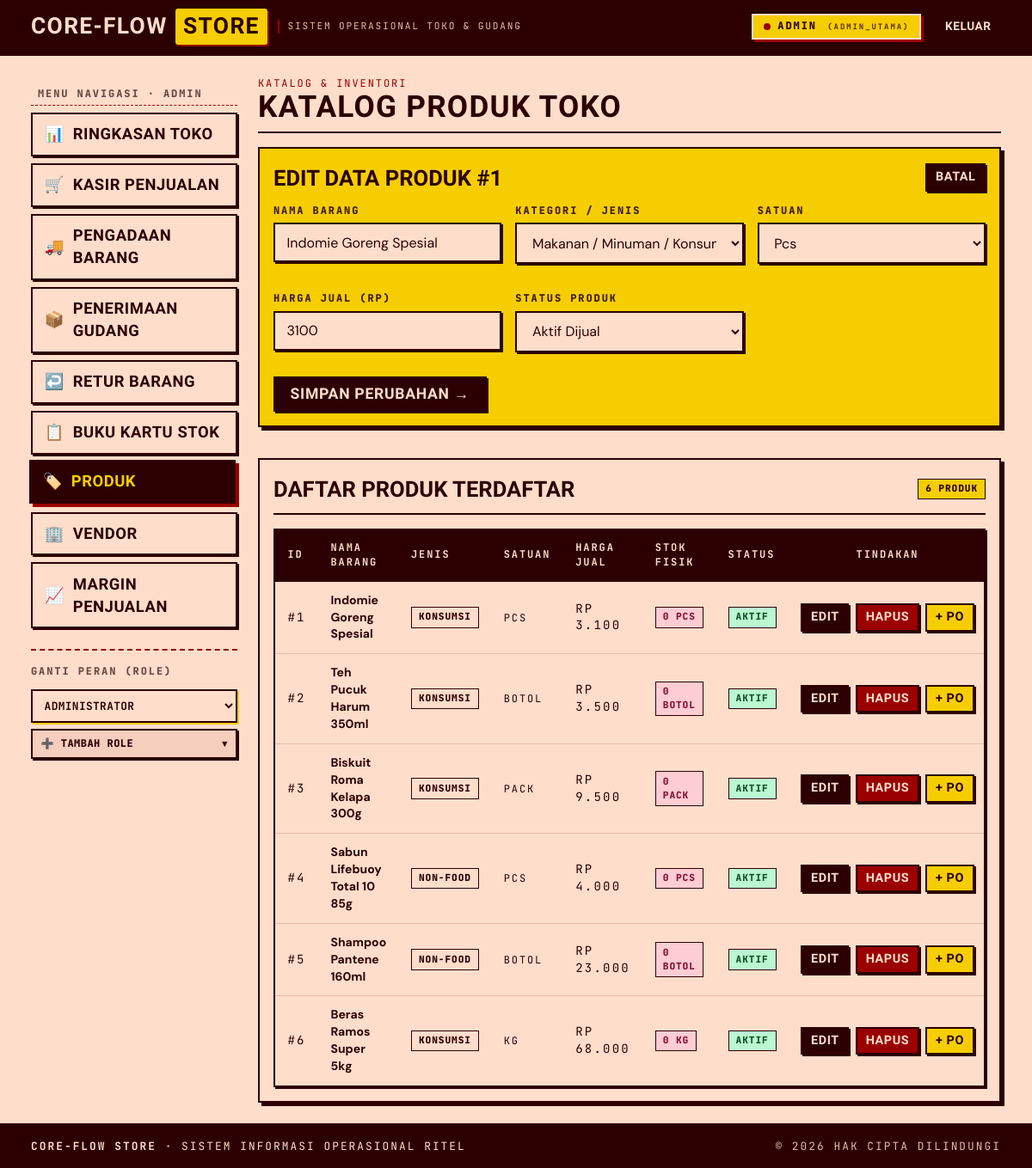
/produk.php?edit=1, run on the app's committed database.
### tables this page shows
CREATE TABLE IF NOT EXISTS barang (
    idbarang INT AUTO_INCREMENT PRIMARY KEY,
    jenis CHAR(1) NOT NULL,
    nama VARCHAR(45) NOT NULL,
    idsatuan INT NOT NULL,
    status TINYINT DEFAULT 1,
    harga INT NOT NULL,
    CONSTRAINT fk_barang_satuan FOREIGN KEY (idsatuan) REFERENCES satuan (idsatuan)
);

### config/database.php (called while the page is built, shortened)
<?php
function formatRupiah($val) {
    return 'Rp ' . number_format($val ?? 0, 0, ',', '.');
}

### produk.php (the view, shortened to what this page needs)
<?php
require_once __DIR__ . '/config/database.php';
$editItem = null;
if (isset($_GET['edit'])) {
    $editId = (int)$_GET['edit'];
    $stmtEdit = $pdo->prepare("SELECT * FROM barang WHERE idbarang = ?");
    $stmtEdit->execute([$editId]);
    $editItem = $stmtEdit->fetch();
}
include __DIR__ . '/includes/header.php';
include __DIR__ . '/includes/sidebar.php';
$satuanList = $pdo->query("SELECT id, nama, status
                          FROM v_satuan
                          ORDER BY id ASC")->fetchAll();
$barangList = $pdo->query("
    SELECT vb.id AS idbarang, vb.jenis, vb.nama, vb.`id satuan` AS idsatuan, vb.status, vb.harga,
           vs.nama AS nama_satuan,
           fn_cek_stok(vb.id) AS cur_stock
    FROM v_barang vb
    LEFT JOIN v_satuan vs ON vb.`id satuan` = vs.id
    ORDER BY vb.id ASC
")->fetchAll();
?>
<div class="c-card-header" style="margin-bottom: var(--space-md);">
  <div>
    <div class="mono" style="color: var(--color-accent-2); font-size: 0.75rem;">KATALOG &amp; INVENTORI</div>
    <h1 class="dsp" style="font-size: 2.2rem; margin: 0;">Katalog Produk Toko</h1>
  </div>
</div>
<?php if ($editItem): ?>
  <div class="c-card c-card--mustard" style="margin-bottom: var(--space-xl); border: 2px solid var(--color-ink);">
    <div style="display:flex; justify-content:space-between; align-items:center; margin-bottom:var(--space-sm);">
      <h2 class="c-card-title">Edit Data Produk #<?= $editItem['idbarang'] ?></h2>
      <a href="produk.php" class="btn btn-sm btn-secondary">Batal</a>
    </div>
    <form method="POST" action="produk.php">
      <div style="display:grid; grid-template-columns:repeat(auto-fit, minmax(200px, 1fr)); gap:var(--space-md);">
        <div class="form-group">
          <label class="form-label">Nama Barang</label>
          <input type="text" name="nama" class="form-control" value="<?= htmlspecialchars($editItem['nama']) ?>" required>
        </div>
        <div class="form-group">
          <label class="form-label">Kategori / Jenis</label>
          <select name="jenis" class="form-control" required>
            <option value="M" <?= $editItem['jenis'] === 'M' ? 'selected' : '' ?>>Makanan / Minuman / Konsumsi</option>
          </select>
        </div>
        <div class="form-group">
          <label class="form-label">Satuan</label>
          <select name="idsatuan" class="form-control" required>
            <?php foreach ($satuanList as $s): ?>
              <?php $sId = $s['id'] ?? $s['idsatuan']; ?>
              <?php $sNama = $s['nama'] ?? $s['nama_satuan']; ?>
              <option value="<?= $sId ?>" <?= $sId == $editItem['idsatuan'] ? 'selected' : '' ?>>
                <?= htmlspecialchars($sNama) ?>
              </option>
            <?php endforeach; ?>
          </select>
        </div>
        <div class="form-group">
          <label class="form-label">Harga Jual (Rp)</label>
          <input type="number" name="harga" class="form-control" value="<?= $editItem['harga'] ?>" min="100" required>
        </div>
        <div class="form-group">
          <label class="form-label">Status Produk</label>
          <select name="status" class="form-control" required>
            <option value="1" <?= $editItem['status'] == 1 ? 'selected' : '' ?>>Aktif Dijual</option>
          </select>
        </div>
      </div>
      <button type="submit" class="btn btn-secondary" style="margin-top:var(--space-sm);">Simpan Perubahan &rarr;</button>
    </form>
  </div>
<?php endif; ?>
<div class="c-card">
  <div class="c-card-header">
    <h2 class="c-card-title">Daftar Produk Terdaftar</h2>
    <span class="mono badge badge-active"><?= count($barangList) ?> Produk</span>
  </div>
  <div class="table-responsive">
    <table class="c-table">
      <thead>
        <tr>
          <th>ID</th>
          <th>Nama Barang</th>
          <th>Jenis</th>
          <th>Satuan</th>
          <th>Harga Jual</th>
          <th>Stok Fisik</th>
          <th>Status</th>
          <th style="text-align:center;">Tindakan</th>
        </tr>
      </thead>
      <tbody>
        <?php foreach ($barangList as $b): ?>
          <tr style="<?= $b['status'] == 0 ? 'opacity:0.6; background:#f5f5f5;' : '' ?>">
            <td class="mono">#<?= $b['idbarang'] ?></td>
            <td><strong><?= htmlspecialchars($b['nama']) ?></strong></td>
            <td><span class="mono badge"><?= $b['jenis'] === 'M' ? 'Konsumsi' : 'Non-Food' ?></span></td>
            <td><span class="mono"><?= htmlspecialchars($b['nama_satuan'] ?? '-') ?></span></td>
            <td class="mono"><?= formatRupiah($b['harga']) ?></td>
            <td>
              <span class="mono badge <?= $b['cur_stock'] > 20 ? 'badge-inflow' : 'badge-outflow' ?>">
                <?= $b['cur_stock'] ?> <?= htmlspecialchars($b['nama_satuan'] ?? 'Unit') ?>
              </span>
            </td>
            <td>
              <span class="mono badge <?= $b['status'] == 1 ? 'badge-inflow' : 'badge-outflow' ?>">
                <?= $b['status'] == 1 ? 'Aktif' : 'Nonaktif' ?>
              </span>
            </td>
            <td style="text-align:center; white-space:nowrap;">
              <a href="produk.php?edit=<?= $b['idbarang'] ?>" class="btn btn-sm btn-secondary" title="Edit Data">
                Edit
              </a>
              <a href="produk.php?hapus=<?= $b['idbarang'] ?>" class="btn btn-sm btn-danger" style="margin-left:0.25rem;" onclick="return confirm('Apakah Anda yakin ingin menghapus barang \'<?= htmlspecialchars(addslashes($b['nama'])) ?>\'?')" title="Hapus Barang">
                Hapus
              </a>
              <a href="pengadaan.php?idbarang=<?= $b['idbarang'] ?>" class="btn btn-sm btn-primary" style="margin-left:0.25rem;" title="Order Pengadaan">
                + PO
              </a>
            </td>
          </tr>
        <?php endforeach; ?>
      </tbody>
    </table>
  </div>
</div>
<?php include __DIR__ . '/includes/footer.php'; ?>

### tokens.css (style rules this page uses)
:root { color-scheme: light; --font-display: "Big Shoulders Display", "Anton", "Arial Black", ui-sans-serif, sans-serif; --font-body: "DM Sans", system-ui, -apple-system, sans-serif; --font-label: "JetBrains Mono", ui-monospace, monospace; --text-xs: 0.75rem; --text-sm: 0.875rem; --text-base: 1rem; --text-md: 1.125rem; --text-lg: 1.375rem; --text-xl: 1.875rem; --text-2xl: 2.5rem; --text-3xl: 3.5rem; --text-marquee: clamp(3.5rem, 9vw + 1rem, 8.5rem); --text-display: clamp(2.5rem, 6vw + 0.5rem, 5rem); --text-display-s: clamp(1.75rem, 3.5vw + 0.5rem, 3rem); --display-weight: 800; --display-width: 110; --display-style: normal; --lh-tight: 0.88; --lh-snug: 1.05; --lh-normal: 1.42; --lh-relaxed: 1.58; --tracking-display: 0.035em; --tracking-tight: -0.01em; --tracking-normal: 0; --tracking-label: 0.16em; --color-paper: oklch(92% 0.045 50); --color-paper-2: oklch(88% 0.050 45); --color-paper-3: oklch(82% 0.060 40); --color-rule: oklch(40% 0.18 25); --color-rule-2: oklch(18% 0.08 20); --color-muted: oklch(45% 0.05 30); --color-neutral: oklch(35% 0.06 25); --color-ink-2: oklch(28% 0.060 25); --color-ink: oklch(18% 0.080 20); --color-accent: oklch(86% 0.18 95); --color-accent-2: oklch(40% 0.21 25); --color-accent-ink: oklch(18% 0.080 20); --color-success: oklch(65% 0.18 145); --color-warning: oklch(75% 0.18 75); --color-danger: oklch(45% 0.22 28); --color-focus: oklch(40% 0.21 25); --space-3xs: 0.125rem; --space-2xs: 0.25rem; --space-xs: 0.5rem; --space-sm: 0.75rem; --space-md: 1rem; --space-lg: 1.5rem; --space-xl: 2.25rem; --space-2xl: 3.5rem; --space-3xl: 5rem; --page-max: 86rem; --page-gutter: clamp(1rem, 3vw, 2.25rem); --rule-hair: 1px; --rule-fine: 2px; --border-thick: 2px solid var(--color-ink); --border-heavy: 3px solid var(--color-ink); --radius-sm: 3px; --radius-card: 6px; --radius-pill: 999px; --shadow-sm: 2px 2px 0 var(--color-ink); --shadow-card: 4px 4px 0 var(--color-ink); --shadow-card-hover: 7px 7px 0 var(--color-accent-2); --shadow-heavy: 6px 6px 0 var(--color-ink); --ease-out: cubic-bezier(0.16, 1, 0.3, 1); --dur-micro: 120ms; --dur-short: 220ms; --dur-marquee: 34s; --z-base: 1; --z-sidebar: 100; --z-sticky-nav: 300; --z-modal: 1000; }

### data on the page
barang: idbarang "1", nama "Indomie Goreng Spesial", jenis "Makanan / Minuman / Konsumsi", idsatuan "Pcs", harga "3100", status "Aktif Dijual"

### other printed values
$currentRole "ADMIN"
$currentUser['username'] "ADMIN_UTAMA"
$m['icon'] "📊"
$m['label'] "RINGKASAN TOKO"
$m['icon'] "🛒"
$m['label'] "KASIR PENJUALAN"
$m['icon'] "🚚"
$m['label'] "PENGADAAN BARANG"
$m['icon'] "📦"
$m['label'] "PENERIMAAN GUDANG"
$m['icon'] "↩️"
$m['label'] "RETUR BARANG"
$m['icon'] "📋"
$m['label'] "BUKU KARTU STOK"
$m['icon'] "🏷️"
